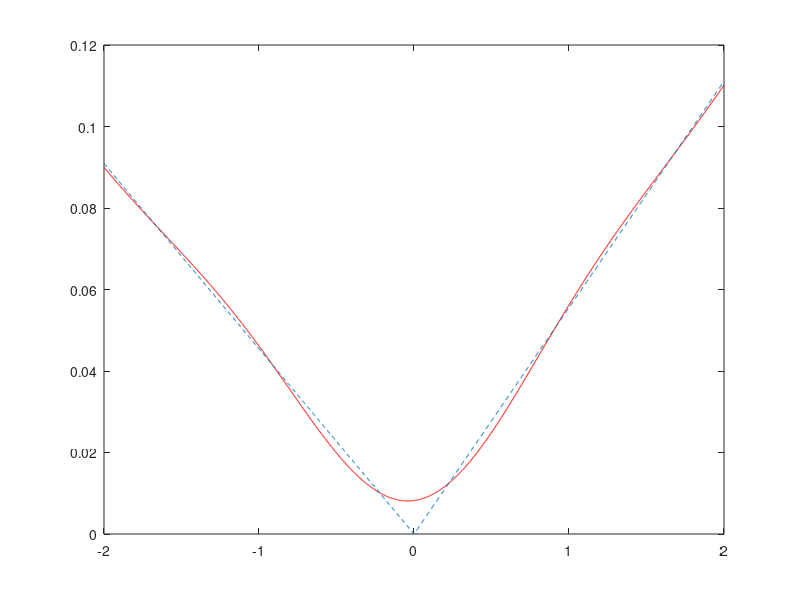
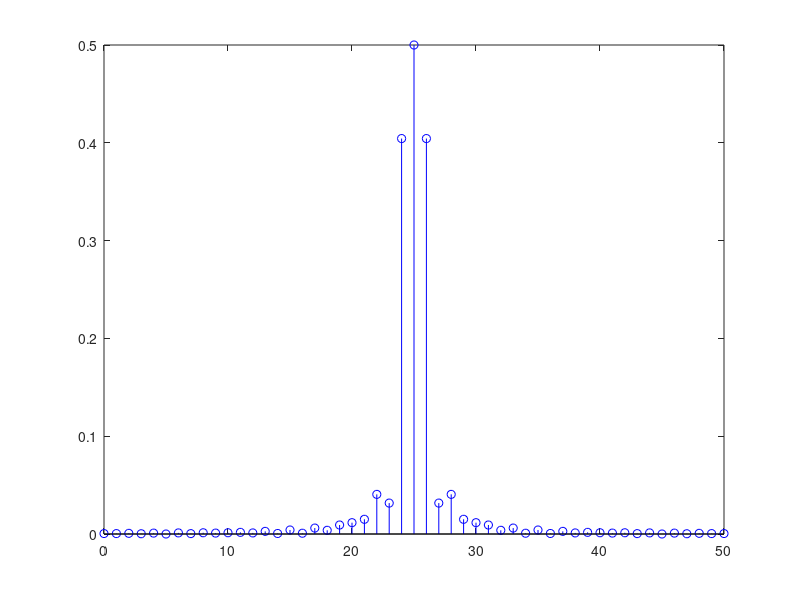

Recreate these plots in MATLAB, in order.
%Determinarea coeficientilor SFC, reprezentarea semnalului si al spectrului

P=40; %Perioada semnalului

f=1/P; %Frecventa semnalului

t=-2:0.002:2; %Esantionarea semnalului intial

D=18; %Pulsul semnalului ales in functie de numarul de la catalog, in cazul meu 18.

d=D/40;

N=50; %Numarul de elemente 


si=(1+sawtooth(2*pi*f*t,d))/2; %Determinarea semnalului triunghiular initial
a0=@(t)(1+sawtooth(2*pi*f*t,d))/2;%functie pentru a afla componenta initiala
cc=1/P*integral(a0,0,P);%determinarea componentei continue
Ck=zeros(1,N);
Ak=zeros(1,N);
sr=0; 


for (i=1:1:N)
   a1=@(t)(1+sawtooth(2*pi*f*t,d))/2.*exp(-2*pi*f*t*1j*(i-25));% structura iterativa ce modifica semnalul pentru fiecare valoare a lui k
                                                               
   
     Ck(i)=1/P*integral(a1,0,P);                               % k(1-50) si aduna coeficientul rezultat la suma
                                                               
     Ak(i+1)=2*abs(Ck(i));                                     % coeficientilor fiind inmultit mai apoi cu exponentiala
                                                               
      sr=sr+Ck(i)*exp(2*pi*f*t*1j*(i-25));                     % din formula SFC
   
 
   
end


figure(1);
plot(t,sr,'r',t,si,'--'); %Semnalul modificat si cel initial 


figure(2);
Ak(26)=abs(cc);
Ak(1)=Ak(51);
stem([0:N],Ak,'b'); %Afisarea spectrului de valori 

%Conform cursului de semnale si sisteme, orice semnal poate fi aproximat
%printr-o suma de cosinusuri si sinusuri de diferite frecvente (numite
%armonice de frecventa) fiecare avand in fata sa cate un coeficient.
%In acest proiect am reconstruit un semnal cu 50 de elemente si se apropie
%de semnalul original avand o mica eroare. Daca numarul termenilor creste
%aceasta eroare scade. Apoi am reprezentat spectrului de valori. 